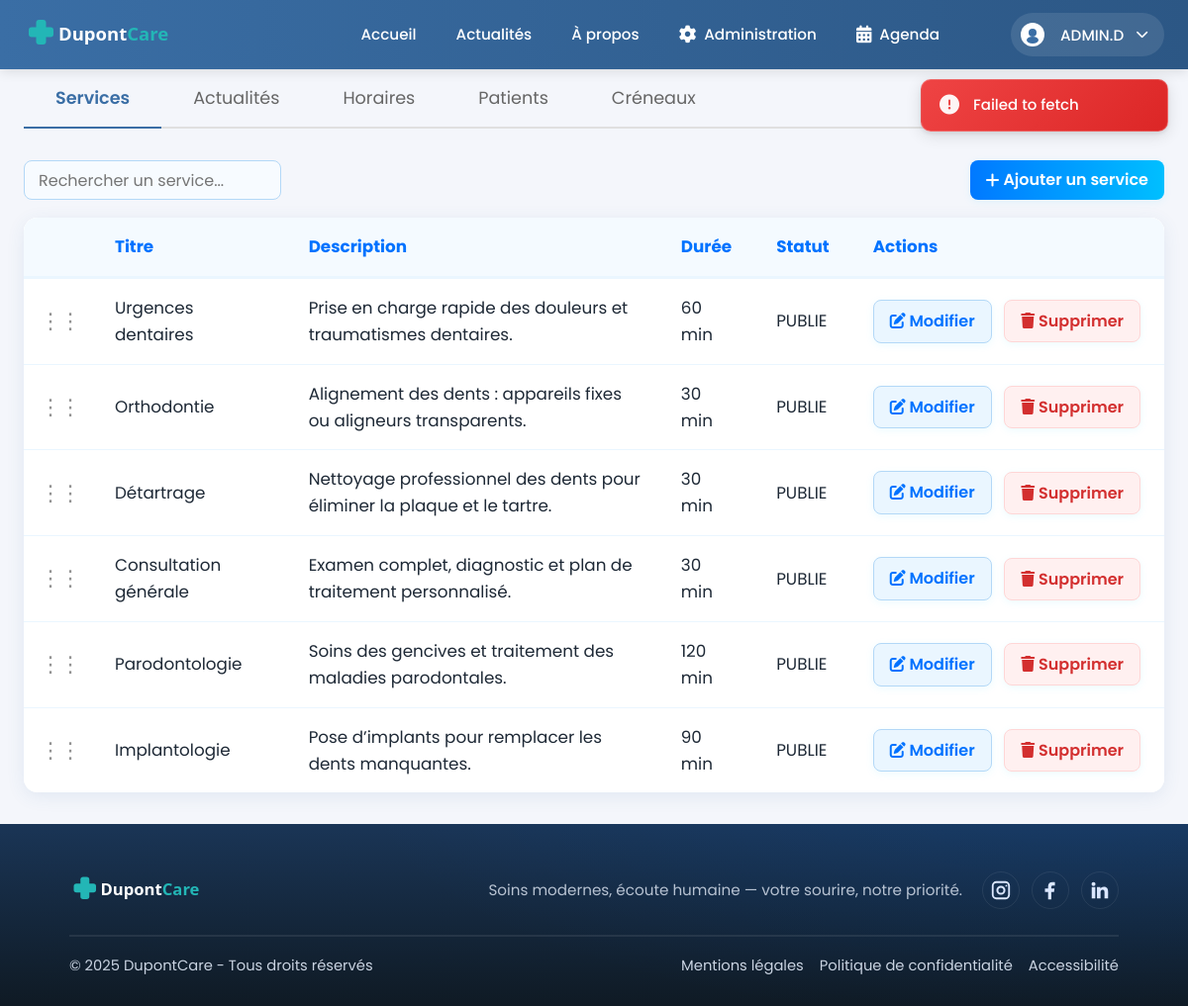
The app's page /index.php?page=admin (signed in), older data.
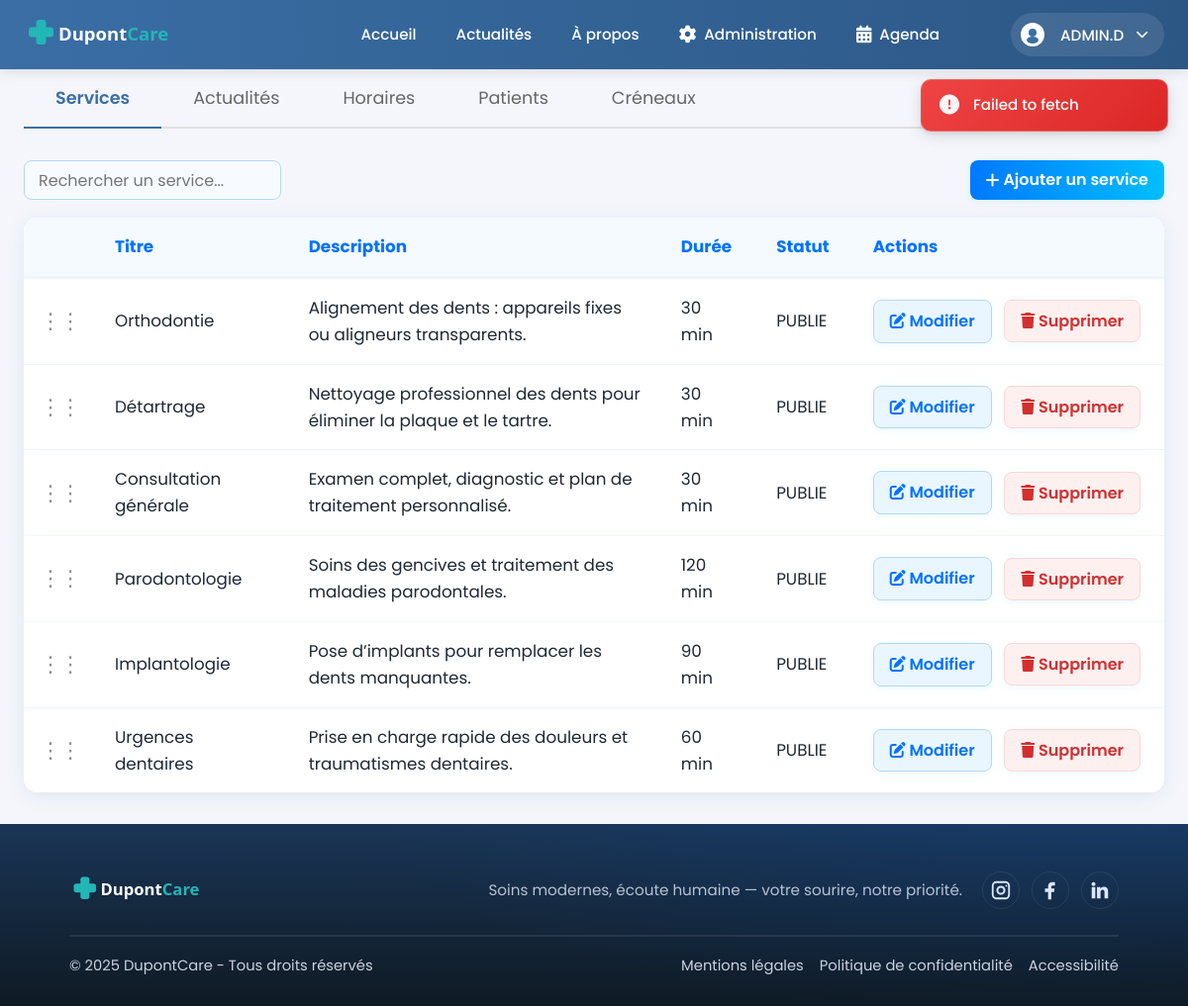
The same page, newer data.
### tables this page shows
CREATE TABLE `service` (
  `id` int(10) UNSIGNED NOT NULL,
  `titre` varchar(200) NOT NULL,
  `description` mediumtext NOT NULL,
  `statut` enum('BROUILLON','PUBLIE','ARCHIVE') NOT NULL DEFAULT 'BROUILLON',
  `image` varchar(255) DEFAULT NULL,
  `ordre` int(11) NOT NULL DEFAULT 0,
  `duree` int(11) NOT NULL DEFAULT 30,
  `couleur` varchar(7) DEFAULT '#4CAF50'
);

### app/controllers/AdminController.php (called while the page is built, shortened)
<?php
class AdminController extends \App\Core\Controller {
    private $serviceModel;
    public function __construct() {
        $this->serviceModel = new ServiceModel();
    }
    public function index() {
        $servicesAdmin = $this->serviceModel->getAllServicesAdmin();
        require_once 'app/views/admin-combined.php';
    }
}

### app/core/App.php (called while the page is built, shortened)
<?php
class App {
    public function run() {
        $action = isset($_GET['action']) ? strtolower($_GET['action']) : 'index';
        $method = strtolower(trim($action));
        $params = [];
        try {
            $controller = new $controllerClass();
            call_user_func_array([$controller, $method], $params);
        } catch (\Exception $e) {
            error_log("Exception dans App.php: " . $e->getMessage());
            http_response_code(404);
            include __DIR__ . '/../views/error/404.php';
        }
    }
}

### index.php (called while the page is built, shortened)
<?php
$app = new App();
$app->run();

### app/models/database.php (called while the page is built, shortened)
<?php
class Database {
    private static $instance = null;
    private $connection;
    private function __construct() {
        $host = DB_HOST;
        $dbname = DB_NAME;
        $user = DB_USER;
        $pass = DB_PASS;
        $charset = DB_CHARSET;
        $options = [
            PDO::ATTR_ERRMODE => PDO::ERRMODE_EXCEPTION,
            PDO::ATTR_DEFAULT_FETCH_MODE => PDO::FETCH_ASSOC,
            PDO::MYSQL_ATTR_INIT_COMMAND => "SET NAMES $charset"
        ];
        try {
            $this->connection = new PDO(
                "mysql:host=$host;dbname=$dbname;charset=$charset",
                $user,
                $pass,
                $options
            );
        } catch (PDOException $e) {
            die('Erreur connexion BDD : ' . $e->getMessage());
        }
    }
    public function prepare($sql) {
        return $this->connection->prepare($sql);
    }
    public static function getInstance() {
        if (self::$instance === null) {
            self::$instance = new self();
        }
        return self::$instance;
    }
}

### app/core/Model.php (called while the page is built, shortened)
<?php
abstract class Model {
    public function __construct() {
        $this->db = Database::getInstance();
    }
}

### app/models/ServiceModel.php (called while the page is built, shortened)
<?php
class ServiceModel extends Model {
    public function getAllServicesAdmin() {
        $sql = "SELECT * FROM service ORDER BY ordre ASC, titre ASC";
        $stmt = $this->db->prepare($sql);
        $stmt->execute();
        return $stmt->fetchAll();
    }
}

### app/views/admin-combined.php (the view, shortened to what the changed rows need)
<?php
include __DIR__ . '/templates/header.php';
?>
<link rel="stylesheet" href="<?php echo BASE_URL; ?>/css/pages/admin.css">
<link rel="stylesheet" href="<?php echo BASE_URL; ?>/css/components/tabs.css">
<link rel="stylesheet" href="<?php echo BASE_URL; ?>/css/components/table-sort.css">
<link rel="stylesheet" href="<?php echo BASE_URL; ?>/css/components/table-actions.css">
<link rel="stylesheet" href="<?php echo BASE_URL; ?>/css/components/tooltip.css">
<link rel="stylesheet" href="<?php echo BASE_URL; ?>/css/modules/horaires/horaires.css">
<link rel="stylesheet" href="<?php echo BASE_URL; ?>/css/modules/horaires/horaires-admin.css">
<main class="container">
    <div class="tabs-container">
        <div class="tab-content" id="tab-services">
            <div class="admin-section p-4">
                <div class="table-responsive">
                    <table id="services-table" class="admin-table table table-hover">
                        <thead>
                            <tr>
                                <th style="width: 50px"></th>
                                <th>Titre</th>
                                <th>Description</th>
                                <th>Durée</th>
                                <th>Statut</th>
                                <th class="actions-header">Actions</th>
                            </tr>
                        </thead>
                        <tbody>
                            <?php foreach ($servicesAdmin as $service): ?>
                            <tr data-id="<?= htmlspecialchars($service['id']) ?>" draggable="true">
                                <td class="grip-cell desktop-only" data-label=""><span class="grip-icon" title="Glisser pour réorganiser">⋮⋮</span></td>
                                <td class="title-cell" data-label="Titre"><?= htmlspecialchars($service['titre']) ?></td>
                                <td data-label="Description"><?php
                                    $desc = $service['description'];
                                    echo htmlspecialchars(strlen($desc) > 100 ? substr($desc, 0, 100) . '...' : $desc);
                                ?></td>
                                <td data-label="Durée"><?= htmlspecialchars($service['duree']) ?> min</td>
                                <td class="status-cell" data-label="Statut" data-status="<?= htmlspecialchars($service['statut']) ?>"><?= htmlspecialchars($service['statut']) ?></td>
                                <td class="actions-cell" data-label="Actions">
                                    <a href="index.php?page=services&action=edit&id=<?= $service['id'] ?>" class="btn-admin edit">
                                        <i class="fas fa-edit"></i>&nbsp;Modifier
                                    </a>
                                    <button onclick="deleteService(<?= $service['id'] ?>)" class="btn-admin delete">
                                        <i class="fas fa-trash"></i>&nbsp;Supprimer
                                    </button>
                                </td>
                            </tr>
                            <?php endforeach; ?>
                        </tbody>
                    </table>
                </div>
            </div>
        </div>
<link rel="stylesheet" href="<?php echo BASE_URL; ?>/css/pages/admin.css">
<link rel="stylesheet" href="<?php echo BASE_URL; ?>/css/pages/admin-cell-order.css">
<link rel="stylesheet" href="<?php echo BASE_URL; ?>/css/pages/admin-grip-fix.css">
<link rel="stylesheet" href="<?php echo BASE_URL; ?>/css/pages/admin-buttons-fix.css">
<link rel="stylesheet" href="<?php echo BASE_URL; ?>/css/pages/admin-mobile-enhancements.css">
<link rel="stylesheet" href="<?php echo BASE_URL; ?>/css/components/confirmation-popup.css">
<link rel="stylesheet" href="<?php echo BASE_URL; ?>/css/utils/drag-drop.css">
<link rel="stylesheet" href="<?php echo BASE_URL; ?>/css/pages/patient.css">
<link rel="stylesheet" href="<?php echo BASE_URL; ?>/css/components/button-group.css">
<link rel="stylesheet" href="<?php echo BASE_URL; ?>/css/creneaux/creneaux.css">
    </div>
</main>
<?php require_once __DIR__ . '/templates/footer.php'; ?>

Row changes from the older to the newer data that the page shows:
changed service "Urgences dentaires": moves down the list
